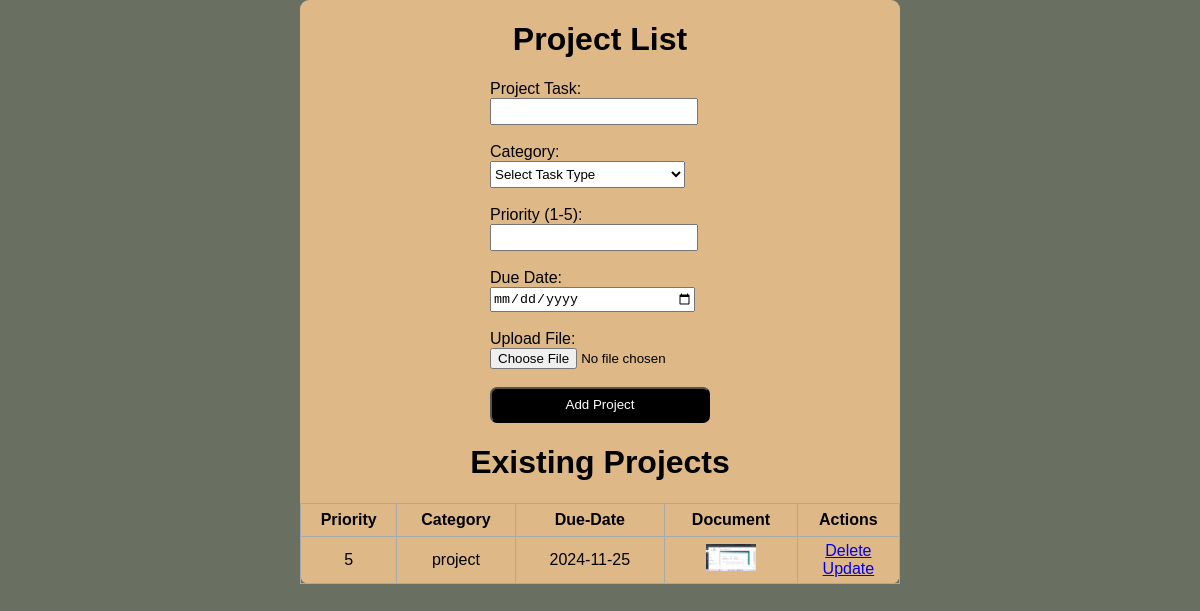
Before: /final_project with the older database file.
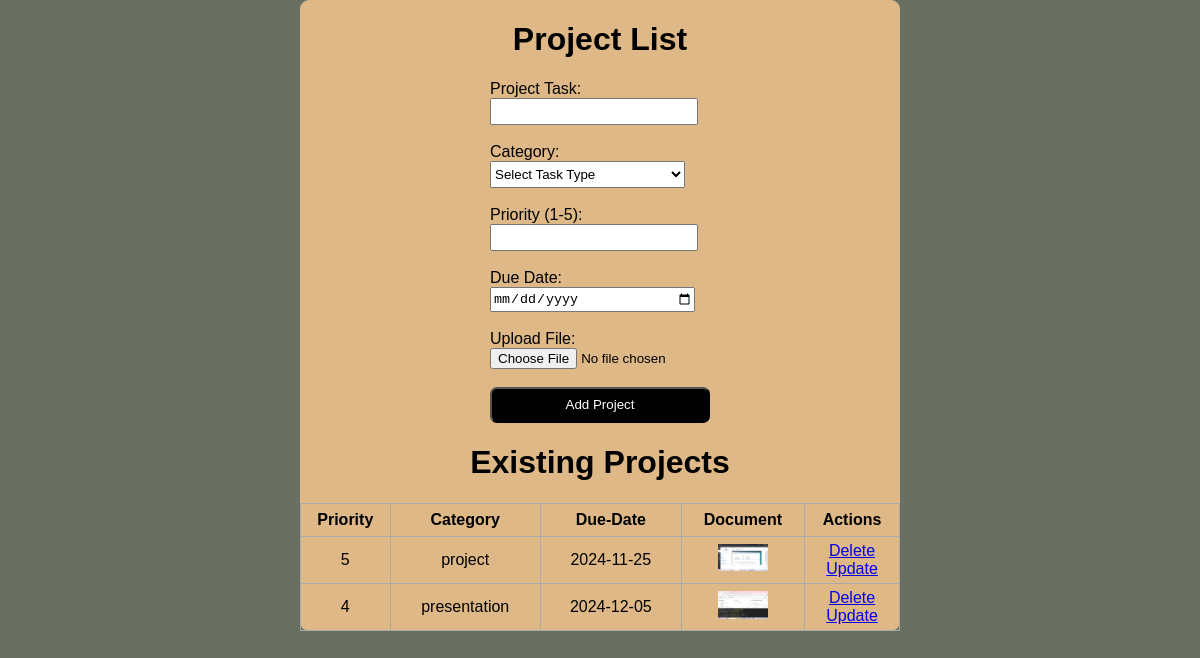
After: the same page with the newer database file.
### models.py (models this page shows, shortened)
class Project(db.Model):
    id = db.Column(db.Integer, primary_key=True)
    task = db.Column(db.String(100), nullable=False)
    category = db.Column(db.String(50), nullable=False)
    priority = db.Column(db.Integer, nullable=False)
    due_date = db.Column(db.Date, nullable=False)
    file_name = db.Column(db.String(200), nullable=False)
    date_created = db.Column(db.DateTime, default=datetime.utcnow)

### app.py (the view)
@app.route('/final_project', methods=['POST', 'GET'])
def form():
    if request.method == 'POST':
        try:
            task = request.form['pTask']
            category = request.form['task_type']
            priority = int(request.form['pr'])
            due_date_str = request.form['due_date']
            file = request.files['file_upload']
            due_date = datetime.strptime(due_date_str, '%Y-%m-%d').date()
            UPLOAD_FOLDER = 'static/uploads'
            app.config['UPLOAD_FOLDER'] = UPLOAD_FOLDER
            file_path = os.path.join(app.config['UPLOAD_FOLDER'], file.filename)
            file.save(file_path)
            new_project = Project(
                task=task,
                category=category,
                priority=priority,
                due_date=due_date,
                file_name=file.filename
            )
            db.session.add(new_project)
            db.session.commit()
            return redirect('/final_project')
        except Exception as e:
            return f'There was an issue adding your project: {e}'
    else:
        projects = Project.query.order_by(Project.date_created).all()
        return render_template('/final_project/Form.html', projects=projects)

### templates/final_project/Form.html (shortened to what this page needs)
{% extends 'base.html' %}
{% block body %}
<div class="form-container">
    <h1>Project List</h1>
    <form action="/final_project" method="POST" enctype="multipart/form-data">
        <label for="PT">Project Task:</label><br/>
        <input type="text" name="pTask" id="pTask" required><br><br>
        <label for="Project-type">Category:</label><br/>
        <select id="task-type" name="task_type" required>
            <option value="">Select Task Type</option>
        </select>
        <br><br>
        <label for="priority">Priority (1-5):</label><br/>
        <input type="number" name="pr" id="pr" min="1" max="5" required><br><br>
        <label for="due-date">Due Date:</label><br/>
        <input type="date" id="due-date" name="due_date" required>
        <br><br>
        <label for="file-upload">Upload File:</label><br/>
        <input type="file" id="file-upload" name="file_upload" required>
        <br><br>
        <input type="submit" value="Add Project" id="sub">
    </form>
    <h1>Existing Projects</h1>
    {% if projects|length < 1 %}
        <h4 style="text-align: center">There are no projects. Add one below!</h4>
        {% else %}
    <table>
    <tr>
        <th>Priority</th>
        <th>Category</th>
        <th>Due-Date</th>
        <th>Document</th>
        <th>Actions</th>
    </tr>
    {% for project in projects %}
    <tr>
        <td>{{project.priority}}</td>
        <td>{{project.category}}</td>
        <td>{{project.due_date}}</td>
        <td>
            <a href="{{ url_for('static', filename='uploads/' + project.file_name) }}" >
                <img src="{{ url_for('static', filename='uploads/' + project.file_name) }}" alt="{{ project.file_name }}" style="max-width: 50px; max-height: 50px;">
            </a>
        </td>
        <td>
            <a href="/delete_form/{{project.id}}">Delete</a>
            <br>
            <a href="/update_form/{{project.id}}">Update</a>
        </td>
    </tr>
    {% endfor %}
</table>
{% endif %}
</div>
{% endblock %}

### templates/base.html (shortened to what this page needs)
<!DOCTYPE html>
<html lang="en">
<head>
    <link rel="stylesheet" href="{{ url_for('static', filename='css/main.css') }}">
</head>
<body>
    {% block body %}{% endblock %}
</body>
</html>

### static/css/main.css (style rules this page uses)
body, html { margin: 0; font-family: sans-serif; background-color: rgb(105, 112, 97); }
table, td, th { border: 1px solid #aaa; }
table { border-collapse: collapse; width: 100%; }
th { height: 30px; }
td { text-align: center; padding: 5px; }
body .form-container { margin: 0 auto; display: flex; flex-direction: column; align-content: center; align-items: center; width: 50%; height: auto; background-color: burlywood; border-radius: 9px; }
input { width: 200px; height: 21px; }
select { width: 195px; height: 27px; }
input[type="submit"] { background-color: black; color: white; width: 220px; border-radius: 7px; height: 36px; cursor: pointer; }

Changed rows visible on the page:
added Project: priority "4", category "presentation", due_date "2024-12-05", file_name (picture)
